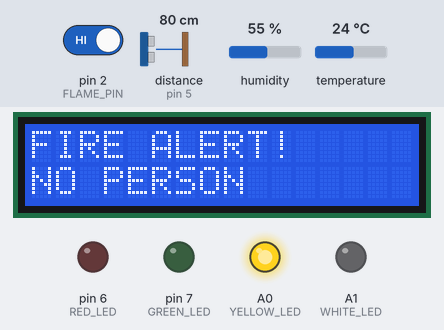
The sketch below on a simulated Arduino Uno, built with avr-gcc and run on an emulated ATmega328P. Shown: 16×2 character LCD, output pins drawn as LEDs (lit = HIGH). Wiring (inferred from the names in the program): ultrasonic range finder: trigger pin 4; echo pin 5. The test bench sets the inputs (shaded band); at power-on: distance to the obstacle (sensor on pin 5) 80 cm, pin 2 (FLAME_PIN) HIGH, temperature 24 °C, humidity 55 %. The echo pulse lasts 58.3 µs per cm; pins used as bus, display or sensor lines are not drawn; what the sketch prints to the serial monitor is not drawn.

Above: at 4.6 s.
4.7 s: distance to the obstacle (sensor on pin 5) set to 8 cm
8.0 s: distance to the obstacle (sensor on pin 5) set to 5 cm
At 10.2 s:
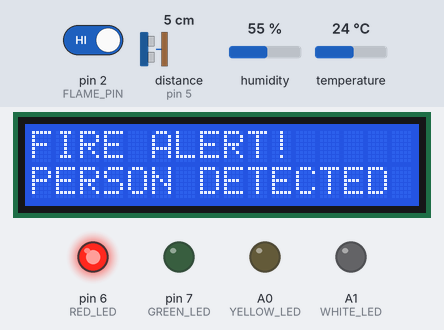
11.3 s: pin 2 (FLAME_PIN) driven LOW
At 11.9 s:
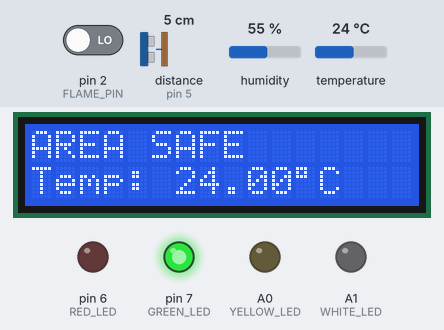
14.6 s: temperature set to 38 °C
At 17.9 s:
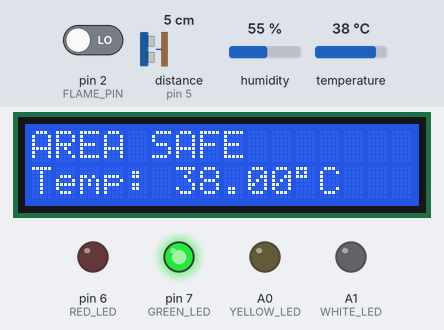
18.9 s: temperature set to 41 °C
At 20.64 s:
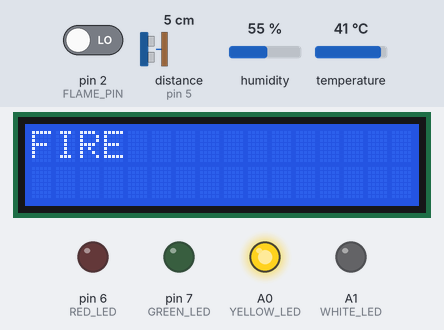
22.2 s: distance to the obstacle (sensor on pin 5) set to 9 cm
At 23.93 s:
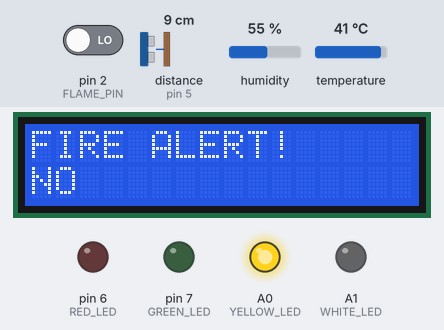
Timing chart, 0 to 26.5 s (numbered marks = the images above; inputs shaded):
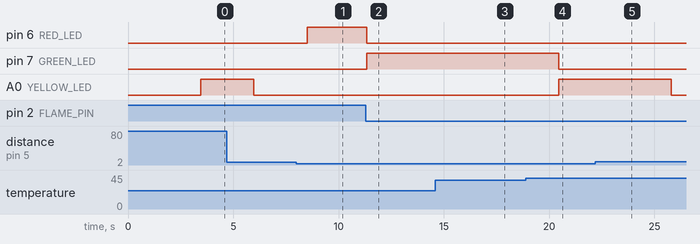

Measured:
- the behaviour switches between 7 and 6 cm on distance to the obstacle (sensor on pin 5) (found by bisection; images 0 and 1)
- the behaviour switches between 39 and 40 °C on temperature (found by bisection; images 3 and 4)
- after the input at 8.0 s, pin 6 (RED_LED): LOW → HIGH after 0.51 s; A0 (YELLOW_LED): stays LOW (without the input it goes to HIGH after 0.51 s); the display: first differs from a run without the input after 1.1 s (image 1 shows a later state)
- after the input at 11.3 s, pin 6 (RED_LED): goes on until 11.3 s, then stays LOW; pin 7 (GREEN_LED): LOW → HIGH at once; A0 (YELLOW_LED): stays LOW (without the input it goes to HIGH after 0.04 s); the display: changes at once (image 2)
- after the input at 14.6 s, the display: changes after 2.8 s (image 3)
- after the input at 18.9 s, pin 7 (GREEN_LED): HIGH → LOW after 1.5 s; A0 (YELLOW_LED): LOW → HIGH after 1.5 s; the display: first changes after 1.5 s (image 4 shows a later state)
- after the input at 22.2 s, pin 6 (RED_LED): stays LOW (without the input it goes to HIGH after 1.1 s); the display: first differs from a run without the input after 1.6 s (image 5 shows a later state)

The sketch:

sketch_jan29a.ino
```cpp
#include <LiquidCrystal.h>
#include <DHT.h>

// ================= LCD =================
LiquidCrystal lcd(8, 9, 10, 11, 12, 13);

// ================= PINS =================
#define FLAME_PIN 2
#define DHT_PIN 3
#define TRIG_PIN 4
#define ECHO_PIN 5

#define RED_LED 6
#define GREEN_LED 7
#define YELLOW_LED A0
#define WHITE_LED A1  // for safe area
// buzzer handled in Python

#define DHTTYPE DHT11

DHT dht(DHT_PIN, DHTTYPE);

int fireTempThreshold = 40;
int dangerDistance = 5; // person detection distance
int typeDelay = 50;
const long fastBlinkInterval = 100;  // faster blink for fire + person


// Non-blocking blink variables
unsigned long previousMillis = 0;
const long blinkInterval = 600;
bool yellowState = false;
bool redState = false;

void typeMessage(String text, int row) {
  lcd.setCursor(0, row);
  for (int i = 0; i < text.length(); i++) {
    lcd.print(text[i]);
    delay(typeDelay);
  }
}

// Ultrasonic distance measurement
long getDistance() {
  digitalWrite(TRIG_PIN, LOW);
  delayMicroseconds(2);
  digitalWrite(TRIG_PIN, HIGH);
  delayMicroseconds(10);
  digitalWrite(TRIG_PIN, LOW);

  long duration = pulseIn(ECHO_PIN, HIGH, 30000);
  if (duration == 0) return 999; // nothing detected
  return duration * 0.034 / 2;
}

void allOff() {
  digitalWrite(RED_LED, LOW);
  digitalWrite(GREEN_LED, LOW);
  digitalWrite(YELLOW_LED, LOW);
  digitalWrite(WHITE_LED, LOW);
}

void setup() {
  pinMode(FLAME_PIN, INPUT_PULLUP);  // flame sensor
  pinMode(TRIG_PIN, OUTPUT);
  pinMode(ECHO_PIN, INPUT);

  pinMode(RED_LED, OUTPUT);
  pinMode(GREEN_LED, OUTPUT);
  pinMode(YELLOW_LED, OUTPUT);
  pinMode(WHITE_LED, OUTPUT);

  dht.begin();
  Serial.begin(9600);

  lcd.begin(16, 2);
  typeMessage("SafeZone System", 0);
  typeMessage("Initializing", 1);
  delay(2000);
  lcd.clear();
}

void loop() {
  int flame = digitalRead(FLAME_PIN); // HIGH when fire detected
  float temp = dht.readTemperature();
  if (isnan(temp)) temp = 0;
  long distance = getDistance(); // person detection

  lcd.clear();
  unsigned long currentMillis = millis();

  // ================= CASE 1: Fire + NO person =================
  if ((flame == HIGH || temp >= fireTempThreshold) && distance > dangerDistance) {
    allOff();
    // blink yellow
    if (currentMillis - previousMillis >= blinkInterval) {
      previousMillis = currentMillis;
      yellowState = !yellowState;
      digitalWrite(YELLOW_LED, yellowState ? HIGH : LOW);
    }
    typeMessage("FIRE ALERT!", 0);
    typeMessage("NO PERSON", 1);

    Serial.println("ALERT1"); // send to Python
  }

  // ================= CASE 2: Fire + PERSON nearby =================
  else if ((flame == HIGH || temp >= fireTempThreshold) && distance <= dangerDistance) {
    allOff();
    // alternate red and yellow
   // alternate red and yellow FAST
      if (currentMillis - previousMillis >= fastBlinkInterval) {
        previousMillis = currentMillis;
        redState = !redState;
        digitalWrite(RED_LED, redState ? HIGH : LOW);
        digitalWrite(YELLOW_LED, !redState ? HIGH : LOW);
      }

    typeMessage("FIRE ALERT!", 0);
    typeMessage("PERSON DETECTED", 1);

    Serial.println("ALERT2"); // send to Python
  }

  // ================= CASE 3: No fire + PERSON nearby =================
  else if ((flame == HIGH && temp < fireTempThreshold) && distance <= dangerDistance) {
    allOff();
    digitalWrite(WHITE_LED, HIGH);
    typeMessage("PERSON DETECTED", 0);
    typeMessage("AREA SAFE", 1);
    // no buzzer
  }
// ================= CASE 4: No fire + NO person =================
else {
    allOff();
    digitalWrite(GREEN_LED, HIGH);

    // Display "AREA SAFE" on first row
    lcd.setCursor(0, 0);
    lcd.print("AREA SAFE");

    // Display temperature on second row
    lcd.setCursor(0, 1);
    lcd.print("Temp: ");
    lcd.print(temp);   // float printed directly works
    lcd.print((char)223); // degree symbol
    lcd.print("C");
}


  delay(1500);
}
```
